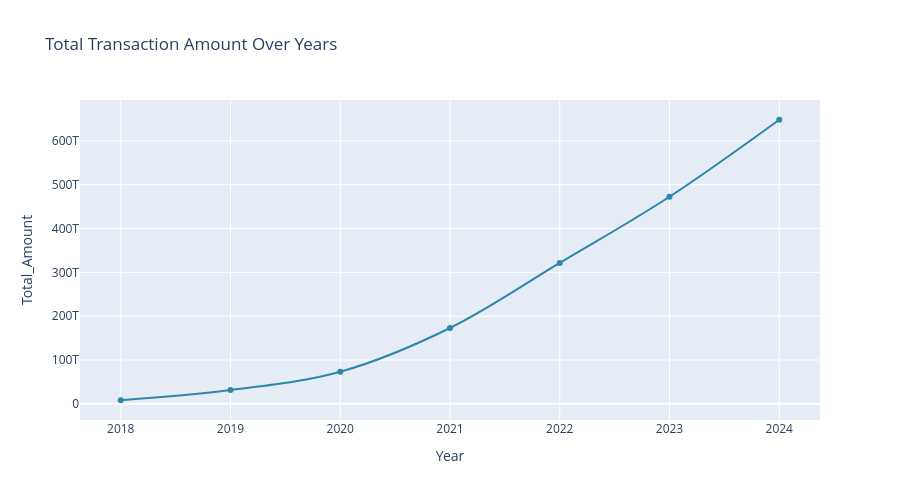

Here is the notebook cell this chart was saved with:
### Code cell
import plotly.express as px
fig = px.line(
    df,
    x="Year",
    y="Total_Amount",
    title="Total Transaction Amount Over Years",
    markers=True,
    line_shape="spline",             
    color_discrete_sequence=["#2E86AB"],
    width=900,
    height=500
)
fig.update_traces(
    marker=dict(size=6),
    line=dict(width=2))
fig.show()

### Figure 1 — Plotly figure (JSON) as saved in the notebook; plotly's stock layout.template omitted (floating-point values rounded to 4 significant figures)
{"data": [{"hovertemplate": "Year=%{x}<br>Total_Amount=%{y}<extra></extra>", "legendgroup": "", "line": {"color": "#2E86AB", "dash": "solid", "shape": "spline", "width": 2}, "marker": {"size": 6, "symbol": "circle"}, "mode": "lines+markers", "name": "", "orientation": "v", "showlegend": false, "type": "scatter", "x": [2018, 2019, 2020, 2021, 2022, 2023, 2024], "xaxis": "x", "y": [8115000000000.0, 31380000000000.0, 73210000000000.0, 173000000000000.0, 321300000000000.0, 472500000000000.0, 648100000000000.0], "yaxis": "y"}], "layout": {"height": 500, "legend": {"tracegroupgap": 0}, "title": {"text": "Total Transaction Amount Over Years"}, "width": 900, "xaxis": {"anchor": "y", "domain": [0, 1], "title": {"text": "Year"}}, "yaxis": {"anchor": "x", "domain": [0, 1], "title": {"text": "Total_Amount"}}}}
